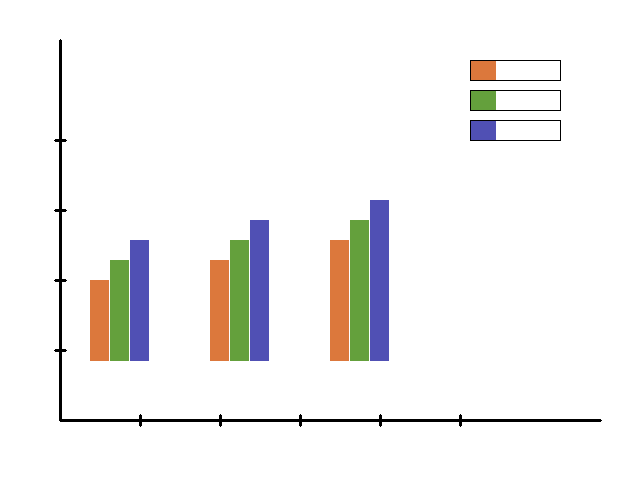
#> input picture OpenCV/tmp_bar.png, 640 x 480 px
$ python -i preprocess.py   (imports and definitions only)   (older library calls are emulated)
#> lines starting #> are read from the running program, lines starting #| are printed output that depends on the picture; after the words box and inside, x2 and y2 are one past the last pixel; in counts of white or black regions, pixels touching at a corner belong together
from __future__ import annotations

from pathlib import Path
from typing import Dict, Iterable, List, Tuple

import cv2
import numpy as np


def _resize_with_aspect(
    image: np.ndarray,
    max_dim: int = 768,
    pad: bool = True,
    border_color: Tuple[int, int, int] = (255, 255, 255),
) -> Tuple[np.ndarray, Dict[str, float]]:
    if max_dim <= 0:
        meta = {
            "scale": 1.0,
            "pad_top": 0,
            "pad_left": 0,
            "final_height": int(image.shape[0]),
            "final_width": int(image.shape[1]),
        }
        return image.copy(), meta

    h, w = image.shape[:2]
    max_side = float(max(h, w) or 1.0)
    scale = max_dim / max_side
    new_w = max(1, int(round(w * scale)))
    new_h = max(1, int(round(h * scale)))

    interpolation = cv2.INTER_AREA if scale < 1.0 else cv2.INTER_CUBIC
    resized = cv2.resize(image, (new_w, new_h), interpolation=interpolation)

    if not pad or (new_w == max_dim and new_h == max_dim):
        meta = {
            "scale": float(scale),
            "pad_top": 0,
            "pad_left": 0,
            "final_height": int(resized.shape[0]),
            "final_width": int(resized.shape[1]),
        }
        return resized, meta

    pad_h = max_dim - new_h
    pad_w = max_dim - new_w
    top = pad_h // 2
    bottom = pad_h - top
    left = pad_w // 2
    right = pad_w - left
    bordered = cv2.copyMakeBorder(
        resized,
        top,
        bottom,
        left,
        right,
        cv2.BORDER_CONSTANT,
        value=border_color,
    )
    meta = {
        "scale": float(scale),
        "pad_top": int(top),
        "pad_left": int(left),
        "final_height": int(bordered.shape[0]),
        "final_width": int(bordered.shape[1]),
    }
    return bordered, meta


def _apply_clahe(
    image: np.ndarray,
    clip_limit: float,
    tile_grid_size: Tuple[int, int],
) -> np.ndarray:
    lab = cv2.cvtColor(image, cv2.COLOR_BGR2LAB)
    l_channel, a_channel, b_channel = cv2.split(lab)
    clahe = cv2.createCLAHE(clipLimit=float(clip_limit), tileGridSize=tile_grid_size)
    l_channel = clahe.apply(l_channel)
    merged = cv2.merge((l_channel, a_channel, b_channel))
    return cv2.cvtColor(merged, cv2.COLOR_LAB2BGR)


def _adaptive_binary(
    gray: np.ndarray,
    block_size: int,
    c: int,
) -> np.ndarray:
    block = block_size if block_size % 2 == 1 else block_size + 1
    block = max(block, 3)
    mask = cv2.adaptiveThreshold(
        gray,
        255,
        cv2.ADAPTIVE_THRESH_GAUSSIAN_C,
        cv2.THRESH_BINARY_INV,
        block,
        c,
    )
    return cv2.morphologyEx(
        mask,
        cv2.MORPH_OPEN,
        cv2.getStructuringElement(cv2.MORPH_RECT, (3, 3)),
        iterations=1,
    )


def _morphological_skeleton(mask: np.ndarray, kernel_size: int) -> np.ndarray:
    kernel_size = max(3, kernel_size | 1)
    element = cv2.getStructuringElement(cv2.MORPH_CROSS, (kernel_size, kernel_size))
    skeleton = np.zeros_like(mask)
    working = mask.copy()

    while cv2.countNonZero(working) > 0:
        opened = cv2.morphologyEx(working, cv2.MORPH_OPEN, element)
        temp = cv2.subtract(working, opened)
        skeleton = cv2.bitwise_or(skeleton, temp)
        working = cv2.erode(working, element)

    return skeleton


def _highlight_lines(mask: np.ndarray) -> Tuple[np.ndarray, np.ndarray, np.ndarray]:
    h, w = mask.shape
    horizontal_kernel = cv2.getStructuringElement(cv2.MORPH_RECT, (max(9, int(w * 0.06)), 1))
    vertical_kernel = cv2.getStructuringElement(cv2.MORPH_RECT, (1, max(9, int(h * 0.06))))
    horizontal = cv2.morphologyEx(mask, cv2.MORPH_OPEN, horizontal_kernel)
    vertical = cv2.morphologyEx(mask, cv2.MORPH_OPEN, vertical_kernel)
    line_map = cv2.addWeighted(horizontal, 0.5, vertical, 0.5, 0)
    return horizontal, vertical, line_map


def _component_stats(mask: np.ndarray) -> Tuple[np.ndarray, List[dict]]:
    h, w = mask.shape
    num_labels, labels, stats, centroids = cv2.connectedComponentsWithStats(
        mask, connectivity=8
    )
    viz = np.zeros((h, w, 3), dtype=np.uint8)
    rng = np.random.default_rng(0)
    palette = rng.integers(0, 255, size=(max(num_labels, 2), 3), dtype=np.uint8)
    denom = float(mask.size or 1)
    details: List[dict] = []

    for label_id in range(1, num_labels):
        viz[labels == label_id] = palette[label_id]
        area = int(stats[label_id, cv2.CC_STAT_AREA])
        left = int(stats[label_id, cv2.CC_STAT_LEFT])
        top = int(stats[label_id, cv2.CC_STAT_TOP])
        width = int(stats[label_id, cv2.CC_STAT_WIDTH])
        height = int(stats[label_id, cv2.CC_STAT_HEIGHT])
        cx, cy = centroids[label_id]
        details.append(
            {
                "id": int(label_id),
                "bbox": [left, top, width, height],
                "area_ratio": float(area) / denom,
                "centroid": [float(cx) / float(w or 1), float(cy) / float(h or 1)],
            }
        )

    return viz, details


def _dominant_palette(
    image: np.ndarray,
    palette_size: int,
    max_samples: int = 120_000,
) -> List[dict]:
    if palette_size <= 0:
        return []

    pixels = image.reshape(-1, 3)
    if not len(pixels):
        return []

    if len(pixels) > max_samples:
        rng = np.random.default_rng(1)
        indices = rng.choice(len(pixels), size=max_samples, replace=False)
        samples = pixels[indices]
    else:
        samples = pixels

    k = min(palette_size, len(samples))
    samples = np.float32(samples)
    criteria = (cv2.TERM_CRITERIA_EPS + cv2.TERM_CRITERIA_MAX_ITER, 20, 1.0)
    _, labels, centers = cv2.kmeans(
        samples,
        k,
        None,
        criteria,
        3,
        cv2.KMEANS_PP_CENTERS,
    )

    counts = np.bincount(labels.flatten(), minlength=k).astype(np.float32)
    fractions = counts / float(counts.sum() or 1.0)
    order = np.argsort(fractions)[::-1]
    return [
        {"color": [int(round(value)) for value in centers[idx]], "fraction": float(fractions[idx])}
        for idx in order
    ]


def _position_from_centroid(centroid: Tuple[float, float]) -> str:
    cx, cy = centroid
    if cy < 0.25:
        return "top-left" if cx < 0.5 else "top-right"
    if cy > 0.75:
        return "bottom-left" if cx < 0.5 else "bottom-right"
    if cx < 0.25:
        return "left"
    if cx > 0.75:
        return "right"
    return "center"


def _region_descriptors(
    component_stats: List[dict],
    image_shape: Tuple[int, int, int],
    limit: int = 24,
) -> List[dict]:
    h, w = image_shape[:2]
    descriptors: List[dict] = []
    sorted_components = sorted(
        component_stats,
        key=lambda comp: comp.get("area_ratio", 0.0),
        reverse=True,
    )
    for comp in sorted_components[:limit]:
        left, top, width, height = comp["bbox"]
        descriptors.append(
            {
                "label": "component",
                "bbox": [left, top, width, height],
                "area_ratio": comp["area_ratio"],
                "aspect_ratio": float(width) / float(height or 1),
                "center": comp["centroid"],
                "position": _position_from_centroid(tuple(comp["centroid"])),
                "height_ratio": float(height) / float(h or 1),
                "width_ratio": float(width) / float(w or 1),
            }
        )
    return descriptors


def preprocess_for_llm(
    image: np.ndarray,
    *,
    max_dim: int = 768,
    pad_to_square: bool = True,
    clahe_clip_limit: float = 2.0,
    clahe_grid: Tuple[int, int] = (8, 8),
    adaptive_block_size: int = 35,
    adaptive_c: int = 7,
    skeleton_kernel: int = 3,
    palette_size: int = 5,
) -> dict:
    normalized, _ = _resize_with_aspect(
        image,
        max_dim=max_dim,
        pad=pad_to_square,
        border_color=(255, 255, 255),
    )
    enhanced = _apply_clahe(
        normalized,
        clip_limit=clahe_clip_limit,
        tile_grid_size=clahe_grid,
    )
    gray = cv2.cvtColor(enhanced, cv2.COLOR_BGR2GRAY)
    binary = _adaptive_binary(gray, adaptive_block_size, adaptive_c)
    edges = cv2.Canny(gray, 60, 180)
    grad_x = cv2.Sobel(gray, cv2.CV_32F, 1, 0, ksize=3)
    grad_y = cv2.Sobel(gray, cv2.CV_32F, 0, 1, ksize=3)
    gradient = cv2.magnitude(grad_x, grad_y)
    gradient = cv2.normalize(gradient, None, 0, 255, cv2.NORM_MINMAX).astype(np.uint8)
    skeleton = _morphological_skeleton(binary, skeleton_kernel)
    horizontal_lines, vertical_lines, line_map = _highlight_lines(binary)
    component_map, components = _component_stats(binary)
    palette = _dominant_palette(enhanced, palette_size=palette_size)
    regions = _region_descriptors(components, enhanced.shape)

    stats = {
        "edge_density": float(cv2.countNonZero(edges)) / float(edges.size or 1),
        "foreground_ratio": float(cv2.countNonZero(binary)) / float(binary.size or 1),
        "mean_brightness": float(gray.mean()) / 255.0,
        "contrast": float(gray.std()) / 255.0,
    }

    return {
        "normalized": normalized,
        "enhanced": enhanced,
        "binary": binary,
        "edges": edges,
        "gradient": gradient,
        "skeleton": skeleton,
        "horizontal_lines": horizontal_lines,
        "vertical_lines": vertical_lines,
        "line_map": line_map,
        "component_map": component_map,
        "stats": stats,
        "component_stats": components,
        "palette": palette,
        "region_descriptors": regions,
    }


# [16 lines left out: function save_overlays, not called in this run]


__all__ = [
    "preprocess_for_llm",
    "save_overlays",
]

>>> import cv2
>>> picture = cv2.imread('../tmp_bar.png')
#> picture is the input picture: shape (480, 640, 3); mean B, G, R 241.3, 242.1, 242.7
>>> result = preprocess_for_llm(picture)
#> in _apply_clahe, `l_channel, a_channel, b_channel = cv2.split(lab)`:
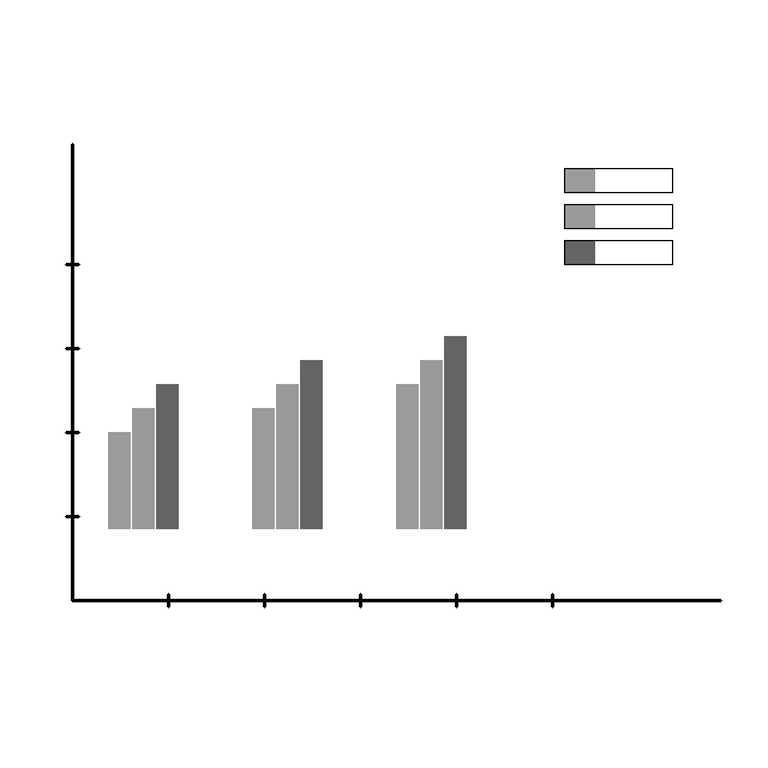
#> l_channel: shape (768, 768); min 0, max 255, mean 246.1
#> in _apply_clahe, `l_channel, a_channel, b_channel = cv2.split(lab)`:
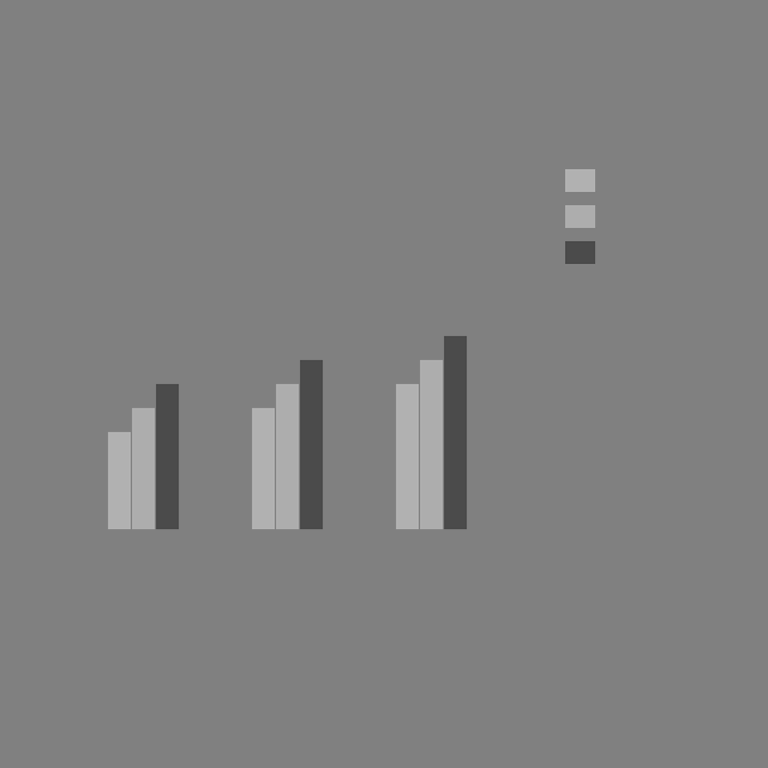
#> b_channel: shape (768, 768); min 67, max 184, mean 128.5
#> in _adaptive_binary, `mask = cv2.adaptiveThreshold( gray, 255, cv2.ADAPTIVE_THRESH_GAUSSIAN_..`:
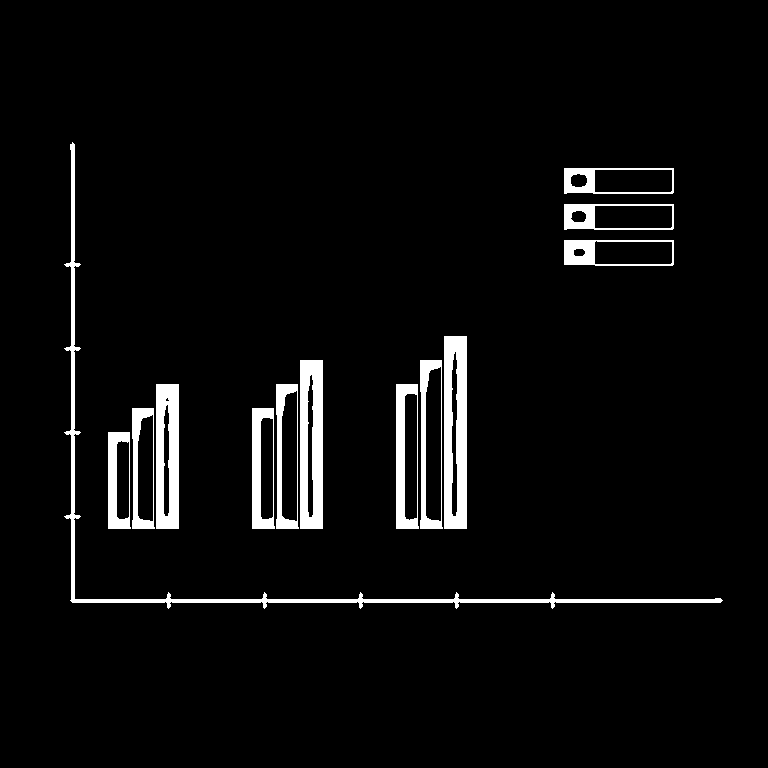
#> mask: shape (768, 768); 4.4% white; 13 white regions, largest, box (x1, y1, x2, y2) and area: (64, 142, 723, 609) 4799, (444, 336, 467, 529) 3762, (300, 360, 323, 529) 3282
#> in preprocess_for_llm, `grad_y = cv2.Sobel(gray, cv2.CV_32F, 0, 1, ksize=3)`:
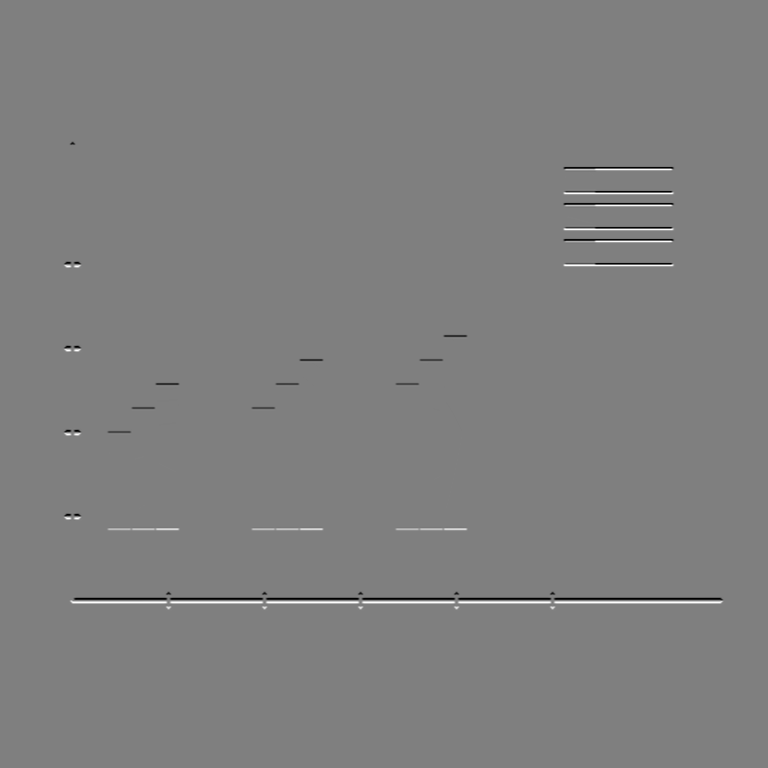
#> grad_y: shape (768, 768) float32; min -1008, max 1008, mean 0; drawn with min black and max white
#> the loop in _morphological_skeleton, `while cv2.countNonZero(working) > 0:` made 9 passes
#> after the loop in _morphological_skeleton, `while cv2.countNonZero(working) > 0:`:
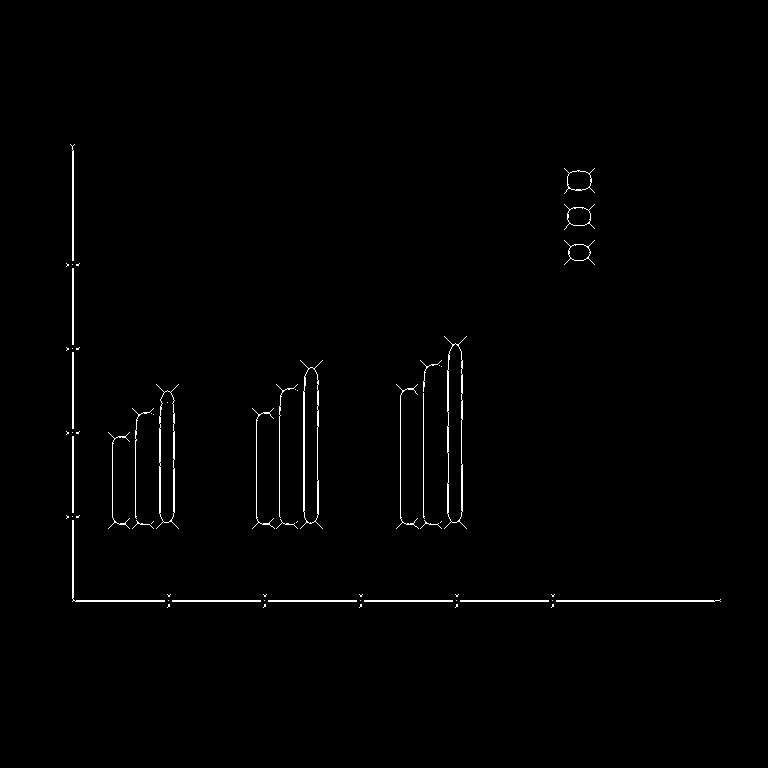
#> skeleton: shape (768, 768); 0.88% white in thin lines or dots, all inside (x1, y1, x2, y2) = (66, 144, 721, 608)
#> in _component_stats, `num_labels, labels, stats, centroids = cv2.connectedComponentsWithStat..`:
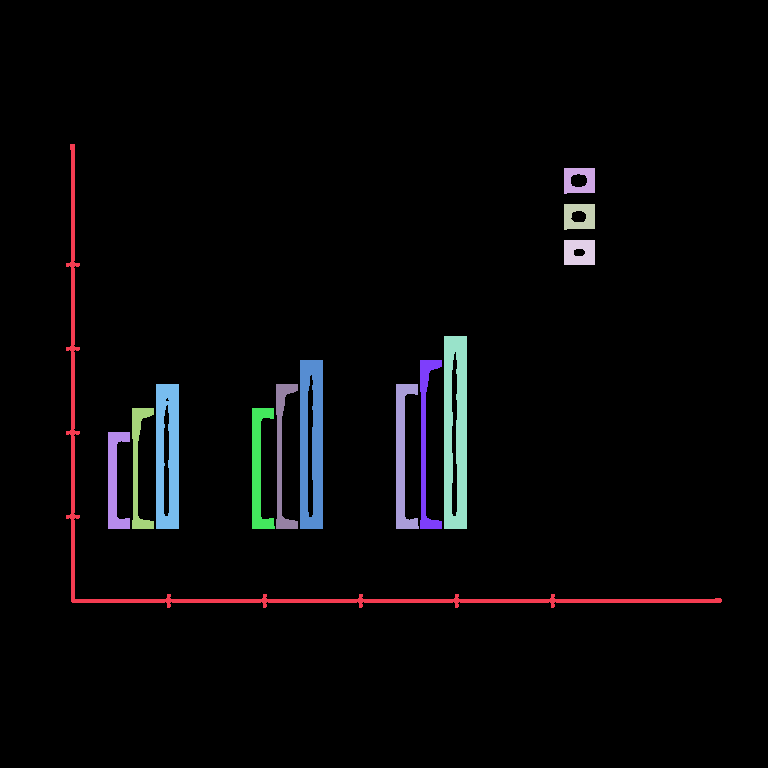
#> labels: shape (768, 768) int32; 14 distinct labels, from 0 to 13; one colour per label, 0 black
#> in _component_stats, `num_labels, labels, stats, centroids = cv2.connectedComponentsWithStat..`: num_labels = 14; stats = 14 rows, first 6: [0, 0, 768, 768, 565804], [66, 144, 656, 464, 4758], [564, 168, 31, 26, 605], [564, 204, 31, 26, 642], [564, 240, 31, 25, 707], [444, 336, 23, 193, 3760]; centroids = 14 rows, first 8: [386.2, 381], [261.1, 505.8], [579.1, 180], [579.1, 216], [579, 252], [455.2, 431.3], [311.2, 443.2], [425.5, 440.2]
#> in _component_stats, `palette = rng.integers(0, 255, size=(max(num_labels, 2), 3), dtype=np...`: palette = 14 rows, first 8: [94, 129, 193], [216, 206, 234], [14, 162, 32], [214, 216, 129], [247, 188, 15], [68, 183, 231], [204, 77, 168], [60, 124, 9]
#> the loop in _component_stats, `for label_id in range(1, num_labels):` made 13 passes
#> (area, left, top, width, height, cx, cy) on passes 1 to 8: (4758, 66, 144, 656, 464, 261.1, 505.8), (605, 564, 168, 31, 26, 579.1, 180), (642, 564, 204, 31, 26, 579.1, 216), (707, 564, 240, 31, 25, 579, 252), (3760, 444, 336, 23, 193, 455.2, 431.3), (3279, 300, 360, 23, 169, 311.2, 443.2), (1237, 420, 360, 22, 169, 425.5, 440.2), (2826, 156, 384, 23, 145, 167.2, 454.9)
#> after the loop in _component_stats, `for label_id in range(1, num_labels):`:
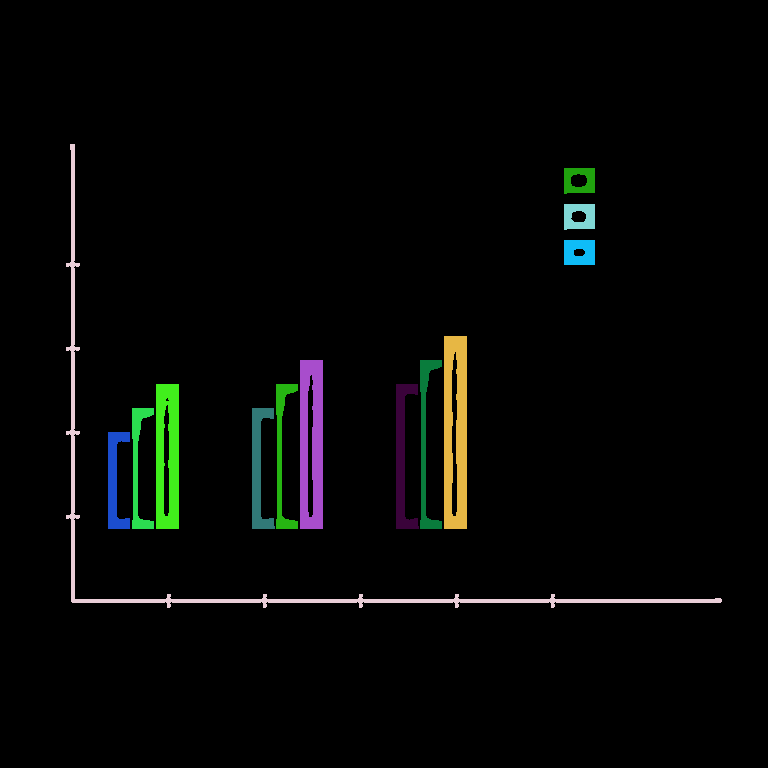
#> viz: shape (768, 768, 3); mean of channels 0, 1, 2 5.1, 6.4, 5.3; drawn as B, G, R
#> after the loop in _component_stats, `for label_id in range(1, num_labels):`: details = 13 items
#> in _dominant_palette, `k = min(palette_size, len(samples))`: k = 5
#> in _dominant_palette, `_, labels, centers = cv2.kmeans( samples, k, None, criteria, 3, cv2.KM..`: centers = [[255.1, 255.1, 255.1], [68.84, 158.9, 105.3], [4.43, 4.46, 4.16], [175.8, 77.61, 77.84], [60.98, 120.4, 219.3]]
#> in _dominant_palette, `counts = np.bincount(labels.flatten(), minlength=k).astype(np.float32)`: counts = [112316, 2437, 887, 2535, 1825]
#> in _dominant_palette, `fractions = counts / float(counts.sum() or 1.0)`: fractions = [0.936, 0.0203, 0.00739, 0.0211, 0.0152]
#> in _dominant_palette, `order = np.argsort(fractions)[::-1]`: order = [0, 3, 1, 4, 2]
#> in preprocess_for_llm, `palette = _dominant_palette(enhanced, palette_size=palette_size)`: palette = 5 items
#> in _region_descriptors, `sorted_components = sorted( component_stats, key=lambda comp: comp.get..`: sorted_components = 13 items
#> the loop in _region_descriptors, `for comp in sorted_components[:limit]:` made 13 passes
#> (left, top, width, height, cx in _position_from_centroid, cy in _position_from_centroid) on passes 1 to 8: (66, 144, 656, 464, 0.34, 0.659), (444, 336, 23, 193, 0.593, 0.562), (300, 360, 23, 169, 0.405, 0.577), (156, 384, 23, 145, 0.218, 0.592), (396, 384, 23, 145, 0.523, 0.594), (252, 408, 23, 121, 0.336, 0.609), (420, 360, 22, 169, 0.554, 0.573), (108, 432, 22, 97, 0.149, 0.625)
#> in preprocess_for_llm, `stats = { "edge_density": float(cv2.countNonZero(edges)) / float(edges..`: stats = {'edge_density': 0.0117, 'foreground_ratio': 0.0407, 'mean_brightness': 0.962, 'contrast': 0.15}
#> result = 14 items
